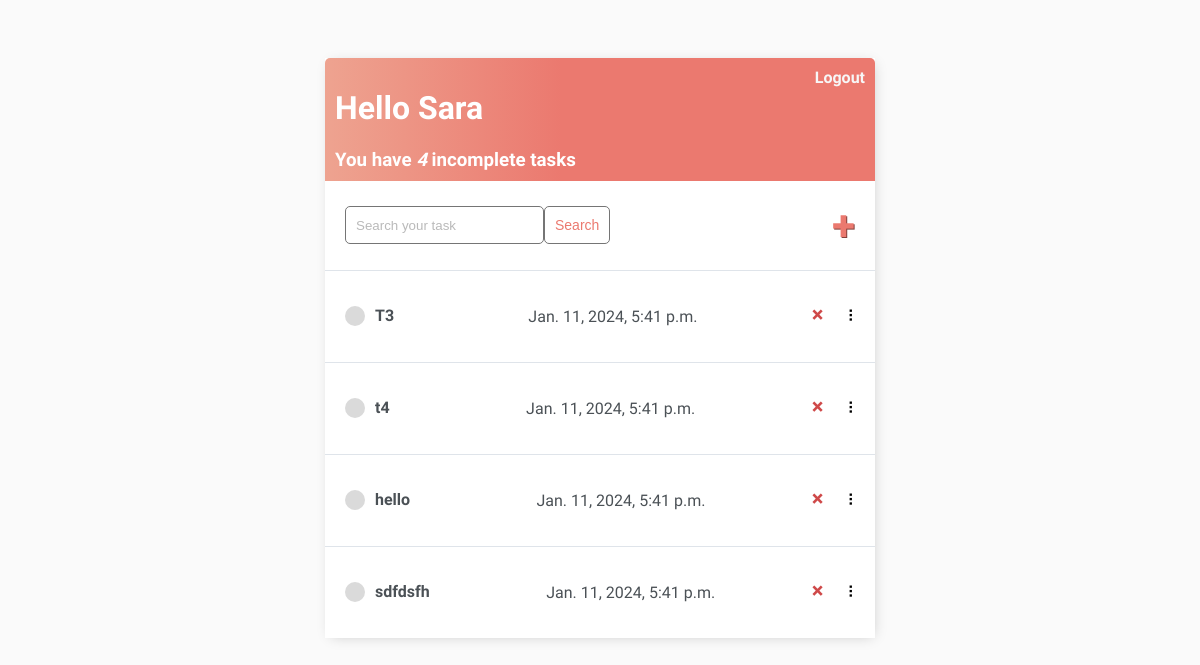
Before: / (signed in) with the older database file.
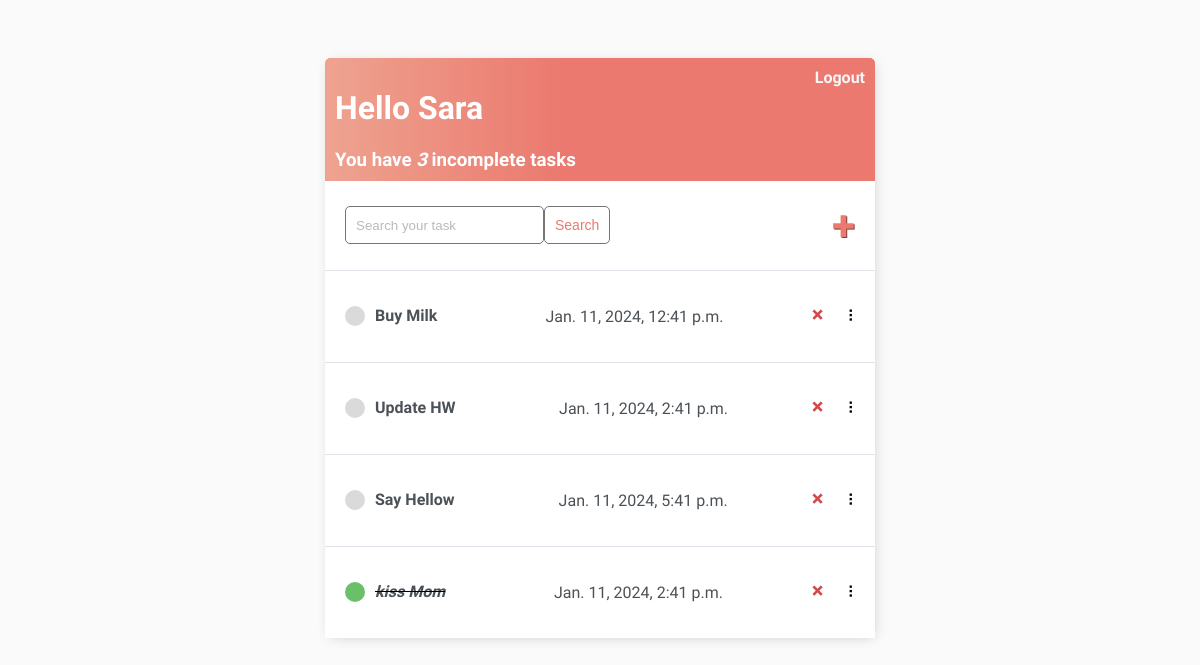
After: the same page with the newer database file.
### login/models.py (models this page shows)
class Task(models.Model):
    user = models.ForeignKey(User, on_delete=models.CASCADE, null=True, blank=True)
    title = models.CharField(max_length=5000)
    description = models.TextField(max_length=5000, blank=True)
    create = models.DateTimeField(auto_now_add=True)
    complete = models.BooleanField(default=False)
    reminder = models.DateTimeField()
    due = models.DateTimeField()
    def __str__(self):
        return self.title
    class Meta:
        ordering = ['complete']

### login/views.py (the view)
# urls.py: path('', TaskList.as_view(), name='tasks'),
class TaskList(LoginRequiredMixin, ListView):
    model=Task
    context_object_name = 'tasks'
    def get_context_data(self, **kwargs: Any):
        context = super().get_context_data(**kwargs)
        context['tasks'] = context['tasks'].filter(user=self.request.user).order_by('due')
        context['count'] = context['tasks'].filter(complete=False).count()
        searchItem = self.request.GET.get('search-area') or ""
        if searchItem:
            context['tasks'] = context['tasks'].filter(title__startswith=searchItem)
        context['searchItem'] = searchItem
        return context

### login/templates/login/task_list.html
{% extends 'login/main.html' %}
{% block content %}
<div class="header-bar">
  <div>
      <h1>Hello {{request.user|title}}</h1>
      <h3 style="margin:0">You have <i>{{count}}</i> incomplete task{{ count|pluralize:"s" }}</h3>
  </div>
  {% if request.user.is_authenticated %}
  <a href="{% url 'logout' %}">Logout</a> {% else %}
  <a href="{% url 'login' %}">Login</a> {% endif %}
</div>
<div id="search-add-wrapper">
    <form method="GET" style="display: flex;">
        <input type='text' name='search-area' placeholder="Search your task" value="{{search_input}}">
        <input class="button" type="submit" value='Search'>
    </form>
    {% if tasks|length > 0 %}
    <a id="add-link" href="{% url 'task-create' %}">&#x2b;</a>
    {% endif %}
</div>
<div id="tasklist" class="task-items-wrapper">
    {% for task in tasks %}
        {% if not task.complete %}
            <div class="task-wrapper" data-position="{{task.pk}}">
                <div class="task-title">
                    <div class="task-incomplete-icon"></div>
                    <a href="{% url 'task-update' task.id %}">{{task}}</a>
                </div>
                <div class="task-title">
                    <p>{{task.due}}</p>
                </div>
                <div class="task-controls">
                    <a class="delete-link" href="{% url 'task-delete' task.id %}">&#215;</a>
                    <span class="handle">&nbsp;&#10247;</span>
                </div>
            </div>
        {% endif %}
        {% empty %}
        <div style="text-align: center; padding-bottom: 10px; line-height: 1em;">
            <h3>No new tasks are created.</h3>
            <h3>Create a <a style="text-decoration: none; color: #e53935;" href="{% url 'task-create' %}">New task</a> ! </h3>
        </div>
    {% endfor %}
</div>
<div id="tasklist" class="task-items-wrapper">
    {% for task in tasks %}
        {% if task.complete %}
            <div class="task-wrapper" data-position="{{task.pk}}">
                <div class="task-title">
                    <div class="task-complete-icon"></div>
                    <i><s><a href="{% url 'task-update' task.id %}">{{task}}</a></s></i>
                </div>
                <div class="task-title">
                    <p>{{task.due}}</p>
                </div>
                <div class="task-controls">
                    <a class="delete-link" href="{% url 'task-delete' task.id %}">&#215;</a>
                    <span class="handle">&nbsp;&#10247;</span>
                </div>
            </div>
        {% endif %}
    {% endfor %}
</div>
{% endblock content %}

### login/templates/login/main.html (shortened to what this page needs)
<!DOCTYPE html>
<html lang="en">
<head>
</head>
<body>
    <div class="container">
        {% block content %} {% endblock content %}
    </div>
</body>
</html>

### login/templates/login/main.html (style rules this page uses)
body { background-color: #FAFAFA; font-family: 'Nunito', sans-serif; padding-top: 50px; }
h1, h2, h3, h4, h5, h6, { font-family: 'Raleway', sans-serif; }
a, p { color: #4b5156 }
a { font-weight: 600; }
.container { max-width: 550px; margin: auto; background-color: #fff; -webkit-box-shadow: 2px 2px 13px -4px rgba(0, 0, 0, 0.21); box-shadow: 2px 2px 13px -4px rgba(0, 0, 0, 0.21); }
input { outline: none; border: none; }
.header-bar { display: flex; justify-content: space-between; color: #fff; padding: 10px; border-radius: 5px 5px 0 0; background: linear-gradient(90deg, #EEA390 0%, #EB796F 43%, #EB796F 100%); }
.header-bar a { color: rgb(247, 247, 247); text-decoration: none; }
.task-wrapper { display: flex; align-items: center; justify-content: space-between; background-color: #fff; border-top: 1px solid #dfe4ea; overflow: hidden; }
.task-title { display: flex; padding: 20px; }
.task-title a { text-decoration: none; color: #4b5156; margin-left: 10px; }
.task-complete-icon { height: 20px; width: 20px; background-color: rgb(105, 192, 105); border-radius: 50%; }
.task-incomplete-icon { height: 20px; width: 20px; background-color: rgb(218, 218, 218); border-radius: 50%; }
.delete-link { text-decoration: none; font-weight: 900; color: #cf4949; font-size: 22px; line-height: 0; padding: 20px 0px; }
.handle { display: inline-block; padding: 20px 16px; cursor: grab; user-select: none; }
.handle:after, .handle:before { display: block; content: ""; }
#add-link { color: #EB796F; text-decoration: none; font-size: 42px; text-shadow: 1px 1px #81413b; }
#search-add-wrapper { display: flex; justify-content: space-between; align-items: center; padding: 20px; }
input[type=text], input[type=password], textarea { border: 1px solid #757575; border-radius: 5px; padding: 10px; width: 90%; }
::placeholder { font-weight: 300; opacity: 0.5; }
.button { border: 1px solid #757575; background-color: #FFF; color: #EB796F; padding: 10px; font-size: 14px; border-radius: 5px; cursor: pointer; text-decoration: none; }

Changed rows visible on the page:
removed Task: title "T3", due "Jan. 11, 2024, 5:41 p.m.", shown under "You have 4incomplete tasks"
removed Task: title "t4", due "Jan. 11, 2024, 5:41 p.m.", shown under "You have 4incomplete tasks"
removed Task: title "hello", due "Jan. 11, 2024, 5:41 p.m.", shown under "You have 4incomplete tasks"
removed Task: title "sdfdsfh", due "Jan. 11, 2024, 5:41 p.m.", shown under "You have 4incomplete tasks"
added Task: title "Buy Milk", due "Jan. 11, 2024, 12:41 p.m.", shown under "You have 3incomplete tasks"
added Task: title "Update HW", due "Jan. 11, 2024, 2:41 p.m.", shown under "You have 3incomplete tasks"
added Task: title "Say Hellow", due "Jan. 11, 2024, 5:41 p.m.", shown under "You have 3incomplete tasks"
added Task: title "kiss Mom", due "Jan. 11, 2024, 2:41 p.m."
Other visible differences:
{{ count }}: "4" → "3"
